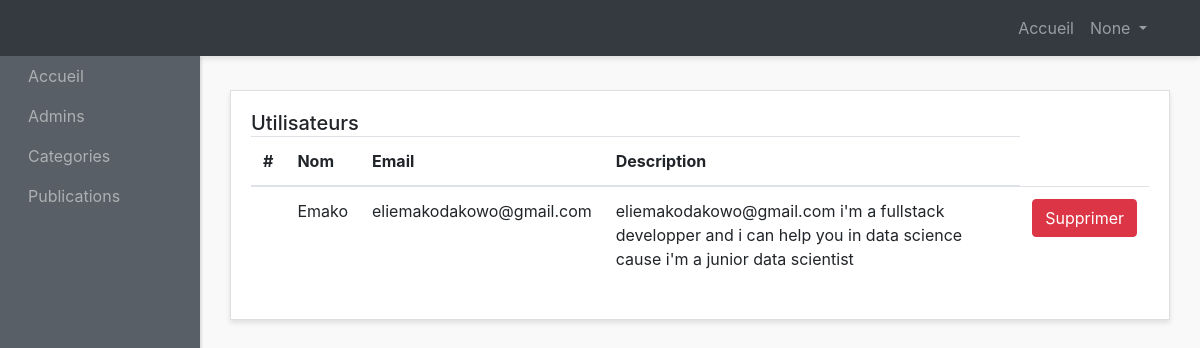
Page /AdminIndex/ on the earlier database version.
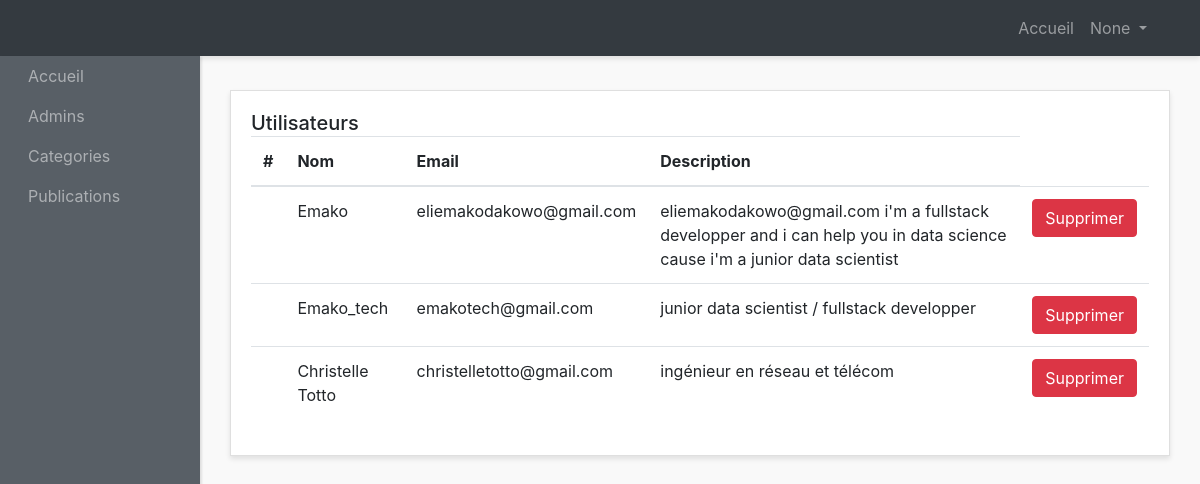
Same page on the later database version.
### website/models.py (models this page shows)
class Users(models.Model):
    pseudo = models.CharField(max_length=50, unique=True)
    email = models.EmailField()
    password = models.CharField(max_length=100)  # Utilisation de CharField pour le mot de passe
    role = models.CharField(max_length=20, default="User")  # Limiter la longueur du rôle
    avatar = models.ImageField( null=True, blank=True, upload_to='img/')  # Ajout d'un champ pour l'avatar
    activated = models.BooleanField(default=True)  # Par défaut, l'utilisateur n'est pas activé
    birthdate= models.DateField(null=False)
    description= models.TextField(null=False, default='JE suis un membre anonyme du forum')

### website/views.py (the view)
# urls.py: path('AdminIndex/',views.AdminIndex, name="AdminIndex"),
def AdminIndex(request):
    users= Users.objects.all()
    emailAd= request.session.get("Admin_pseudo")
    return render(request, "admin-panel/index.html" ,context={"users":users,"pseudo":emailAd})

### forum/templates/admin-panel/index.html (shortened to what this page needs)
{% load static %}
<!DOCTYPE html>
<html lang="en">
<head>
    <link href="http://maxcdn.bootstrapcdn.com/bootstrap/4.0.0/css/bootstrap.min.css" rel="stylesheet">
    <link href="{% static 'style.css' %}" rel="stylesheet">
</head>
<body>
<div id="wrapper">
    <nav class="navbar header-top fixed-top navbar-expand-lg  navbar-dark bg-dark">
      <div class="container">
      <div class="collapse navbar-collapse" id="navbarText">
        <ul class="navbar-nav side-nav" >
          <li class="nav-item">
            <a class="nav-link" style="margin-left: 20px;" href="{% url 'AdminIndex' %}">Accueil
            </a>
          </li>
          <li class="nav-item">
            <a class="nav-link" href="{% url 'AdminsList' %}" style="margin-left: 20px;">Admins</a>
          </li>
          <li class="nav-item">
            <a class="nav-link" href="{% url 'AdminCategory' %}"  style="margin-left: 20px;">Categories</a>
          </li>
          <li class="nav-item">
            <a class="nav-link" href="{% url 'postedTopic' %}"  style="margin-left: 20px;">Publications</a>
          </li>
        </ul>
        <ul class="navbar-nav ml-md-auto d-md-flex">
          <li class="nav-item">
            <a class="nav-link" href="{% url 'AdminIndex' %}">Accueil
            </a>
          </li>
          <li class="nav-item dropdown">
            <a class="nav-link  dropdown-toggle" href="#" id="navbarDropdown" role="button" data-toggle="dropdown" aria-haspopup="true" aria-expanded="false">
              {{ pseudo }}
            </a>
          </li>
        </ul>
      </div>
    </div>
    </nav>
    <div class="container-fluid">
          <div class="row">
        <div class="col">
          <div class="card">
            <div class="card-body">
              <h5 class="card-title mb-4 d-inline">Utilisateurs</h5>
              <table class="table">
                <thead>
                  <tr>
                    <th scope="col">#</th>
                    <th scope="col">Nom</th>
                    <th scope="col">Email</th>
                    <th scope="col">Description</th>
                  </tr>
                </thead>
                <tbody>
                  {% if users %}
                  {% for us in users   %}
                  <tr>
                    <th scope="row">{{cat.pk}}</th>
                    <td>{{us.pseudo}}</td>
                    <td>{{ us.email}}</td>
                    <td>{{us.description}}</td>
                    <td><a href="{% url "deleteUser" id=us.pk  %}" class="btn btn-danger  text-center" style="color:white;">Supprimer</a></td>
                  </tr>
                  {% endfor %}
                  {% endif %}
                </tbody>
              </table>
            </div>
          </div>
        </div>
      </div>
  </div>
</body>
</html>

Differences in the rows shown:
added Users: pseudo "Emako_tech", email "emakotech@gmail.com", description "junior data scientist / fullstack developper"
added Users: pseudo "Christelle Totto", email "christelletotto@gmail.com", description "ingénieur en réseau et télécom"
